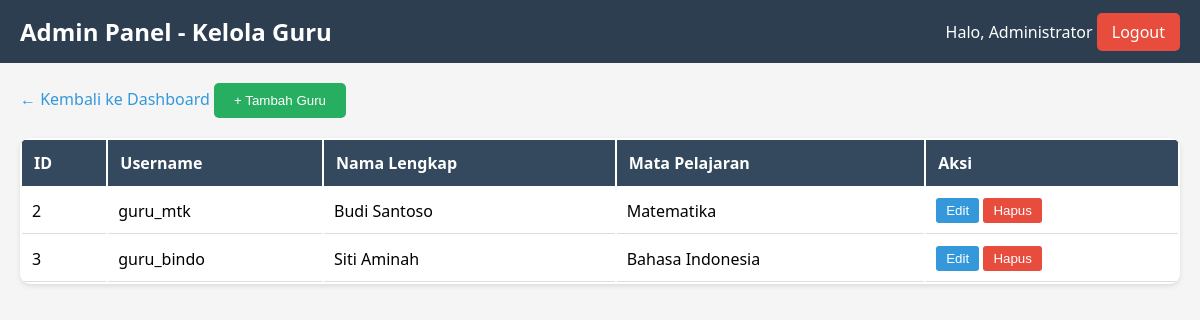
The page /admin/manage_guru.php (signed in) on the database its author committed.
### tables this page shows
CREATE TABLE users (
    id INT PRIMARY KEY AUTO_INCREMENT,
    username VARCHAR(50) UNIQUE NOT NULL,
    password VARCHAR(255) NOT NULL,
    full_name VARCHAR(100) NOT NULL,
    role ENUM('admin', 'guru') NOT NULL,
    mata_pelajaran_id INT NULL,  
    created_at TIMESTAMP DEFAULT CURRENT_TIMESTAMP
);

CREATE TABLE mata_pelajaran (
    id INT PRIMARY KEY AUTO_INCREMENT,
    nama_mapel VARCHAR(50) NOT NULL,
    kode_mapel VARCHAR(10) UNIQUE NOT NULL
);

### admin/manage_guru.php (the view, shortened to what this page needs)
<?php
require_once '../config/auth.php';
$stmt = $pdo->query("
    SELECT u.*, m.nama_mapel
    FROM users u
    LEFT JOIN mata_pelajaran m ON u.mata_pelajaran_id = m.id
    WHERE u.role = 'guru'
    ORDER BY u.id
");
$guru_list = $stmt->fetchAll();
?>
<!DOCTYPE html>
<html>
<head>
</head>
<body>
    <div class="header">
        <h2>Admin Panel - Kelola Guru</h2>
        <div>
            <span>Halo, <?= $_SESSION['full_name'] ?></span>
            <a href="../logout.php" class="logout">Logout</a>
        </div>
    </div>
    <div class="container">
        <a href="../dashboard_admin.php" class="back-link">← Kembali ke Dashboard</a>
        <button class="btn-add" onclick="showModal('add')">+ Tambah Guru</button>
        <table>
            <thead>
                <tr>
                    <th>ID</th>
                    <th>Username</th>
                    <th>Nama Lengkap</th>
                    <th>Mata Pelajaran</th>
                    <th>Aksi</th>
                </tr>
            </thead>
            <tbody>
                <?php foreach($guru_list as $guru): ?>
                <tr>
                    <td><?= $guru['id'] ?></td>
                    <td><?= htmlspecialchars($guru['username']) ?></td>
                    <td><?= htmlspecialchars($guru['full_name']) ?></td>
                    <td><?= htmlspecialchars($guru['nama_mapel'] ?? '-') ?></td>
                    <td>
                        <button class="btn-edit" onclick="editGuru(<?= htmlspecialchars(json_encode($guru)) ?>)">Edit</button>
                        <button class="btn-delete" onclick="deleteGuru(<?= $guru['id'] ?>, '<?= htmlspecialchars($guru['full_name']) ?>')">Hapus</button>
                    </td>
                </tr>
                <?php endforeach; ?>
            </tbody>
        </table>
    </div>
</body>
</html>

### admin/manage_guru.php (style rules this page uses)
* { margin: 0; padding: 0; box-sizing: border-box; }
body { font-family: 'Segoe UI', Tahoma, Geneva, Verdana, sans-serif; background: #f5f5f5; }
.header { background: #2c3e50; color: white; padding: 15px 20px; display: flex; justify-content: space-between; align-items: center; }
.container { padding: 20px; max-width: 1200px; margin: auto; }
.btn-add { background: #27ae60; color: white; padding: 10px 20px; border: none; border-radius: 5px; cursor: pointer; margin-bottom: 20px; }
.btn-edit { background: #3498db; color: white; padding: 5px 10px; border: none; border-radius: 3px; cursor: pointer; }
.btn-delete { background: #e74c3c; color: white; padding: 5px 10px; border: none; border-radius: 3px; cursor: pointer; }
table { width: 100%; background: white; border-radius: 10px; overflow: hidden; box-shadow: 0 2px 5px rgba(0,0,0,0.1); }
th { background: #34495e; color: white; padding: 12px; text-align: left; }
td { padding: 10px; border-bottom: 1px solid #ddd; }
.logout { background: #e74c3c; color: white; padding: 8px 15px; border-radius: 5px; text-decoration: none; }
.back-link { display: inline-block; margin-bottom: 20px; color: #3498db; text-decoration: none; }

### rows shown on the page
users: id "2", username "guru_mtk", full_name "Budi Santoso", mata_pelajaran.nama_mapel "Matematika"
users: id "3", username "guru_bindo", full_name "Siti Aminah", mata_pelajaran.nama_mapel "Bahasa Indonesia"

### other values the page prints
$_SESSION['full_name'] "Administrator"
